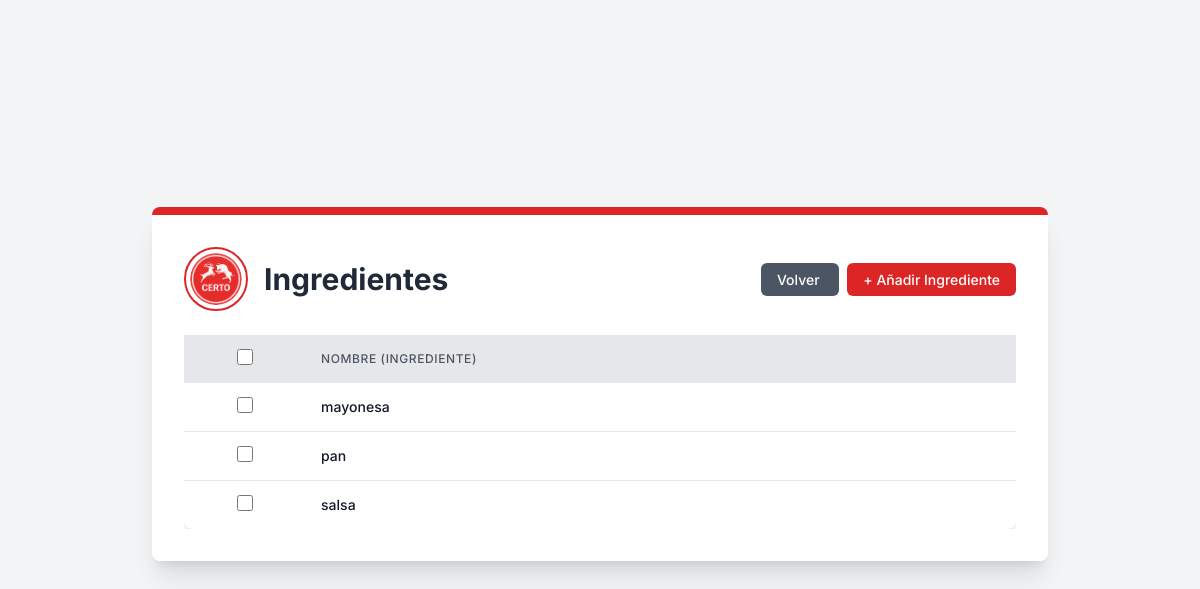
The page /comedor/ingredients/ (signed in) on the database as committed earlier.
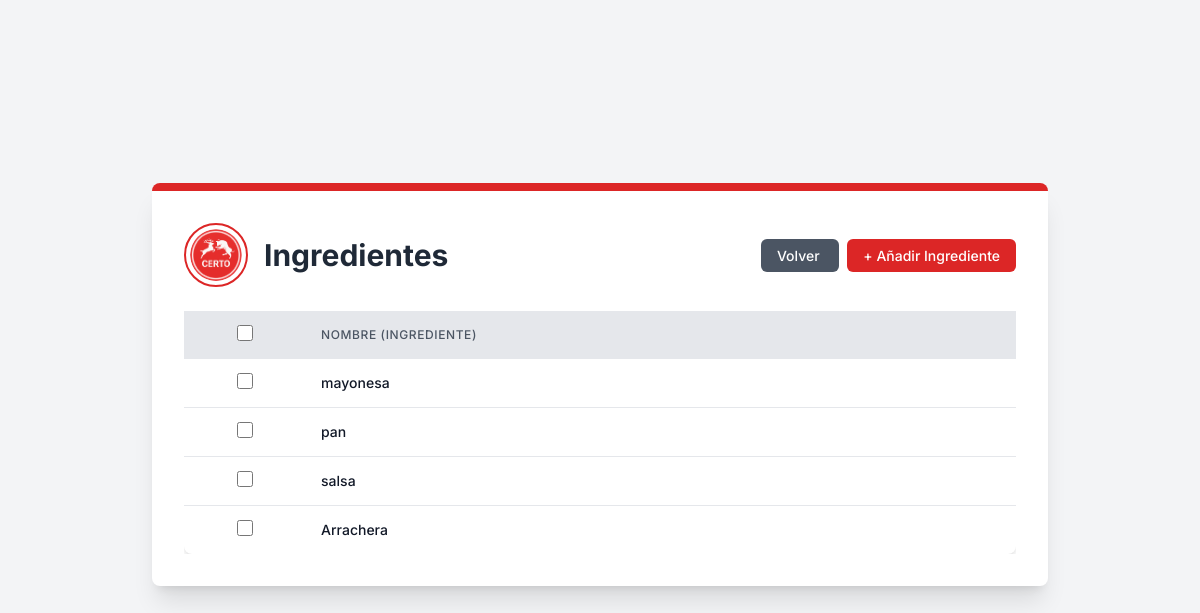
The same page on the database as committed later.
### comedor/models.py (models this page shows, shortened)
class Ingredientes(models.Model):
    nombre = models.CharField(max_length=100)

### comedor/views.py (the view)
# urls.py: path("ingredients/", views.ingredients, name="ingredients"),
def ingredients(request):
    if request.user.is_authenticated:
        ingredients = Ingredientes.objects.all()
        return render(request, 'Ingredients/ingredients_list_view.html', {'ingredientes': ingredients})
    else:
        return redirect('core:signInUp')

### comedor/templates/Ingredients/ingredients_list_view.html (shortened to what this page needs)
{% extends "main.html" %} {% load static %}{% block content %}
<div
  class="bg-white p-8 rounded-lg shadow-xl max-w-4xl w-full border-t-8 border-primary-red mb-8"
>
  <div class="flex flex-col md:flex-row items-center justify-between mb-6">
    <div class="flex items-center mb-4 md:mb-0">
      <img
        src="{% static 'img/logos/logo.png' %}"
        alt="Logo de la Cafetería Certo"
        class="w-16 h-16 rounded-full border-2 border-primary-red p-1 object-cover mr-4"
      />
      <h1 class="text-3xl font-bold text-gray-800">Ingredientes</h1>
    </div>
    <div class="text-right">
      <a
        href="/core/dashboard"
        class="px-4 py-2 text-sm font-medium text-white bg-gray-600 rounded-md hover:bg-gray-700 transition duration-300 ease-in-out mr-2"
      >
        Volver
      </a>
      <a
        href="{% url 'comedor:createIngredient' %}"
        class="px-4 py-2 text-sm font-medium text-white bg-primary-red rounded-md hover:bg-red-700 transition duration-300 ease-in-out"
      >
        + Añadir Ingrediente
      </a>
    </div>
  </div>
  <div class="overflow-x-auto">
    <form
      id="deleteForm"
      method="post"
      action="{% url 'core:bulk_delete' 'ingredientes' 'core:ingredients' %}"
    >
      <table class="min-w-full bg-white rounded-lg shadow-custom">
        <thead class="bg-gray-200">
          <tr>
            <th class="py-3 px-2 text-center">
              <input
                type="checkbox"
                id="selectAll"
                class="form-checkbox h-4 w-4 text-primary-red"
              />
            </th>
            <th
              class="py-3 px-4 text-left text-xs font-medium text-gray-600 uppercase tracking-wider"
            >
              Nombre (Ingrediente)
            </th>
          </tr>
        </thead>
        <tbody class="divide-y divide-gray-200">
          {% for ingrediente in ingredientes %}
          <tr class="hover:bg-gray-50">
            <td class="py-3 px-2 text-center">
              <input
                type="checkbox"
                name="selected_ids"
                value="{{ ingrediente.id }}"
                class="rowCheckbox form-checkbox h-4 w-4 text-primary-red"
              />
            </td>
            <td
              class="py-3 px-4 whitespace-nowrap text-sm font-medium text-gray-900"
            >
              {{ ingrediente.nombre }}
            </td>
          </tr>
          {% endfor %}
        </tbody>
      </table>
    </form>
  </div>
</div>
{% endblock %}

Rows that differ between the two databases and show on the page:
added Ingredientes: nombre "Arrachera"
